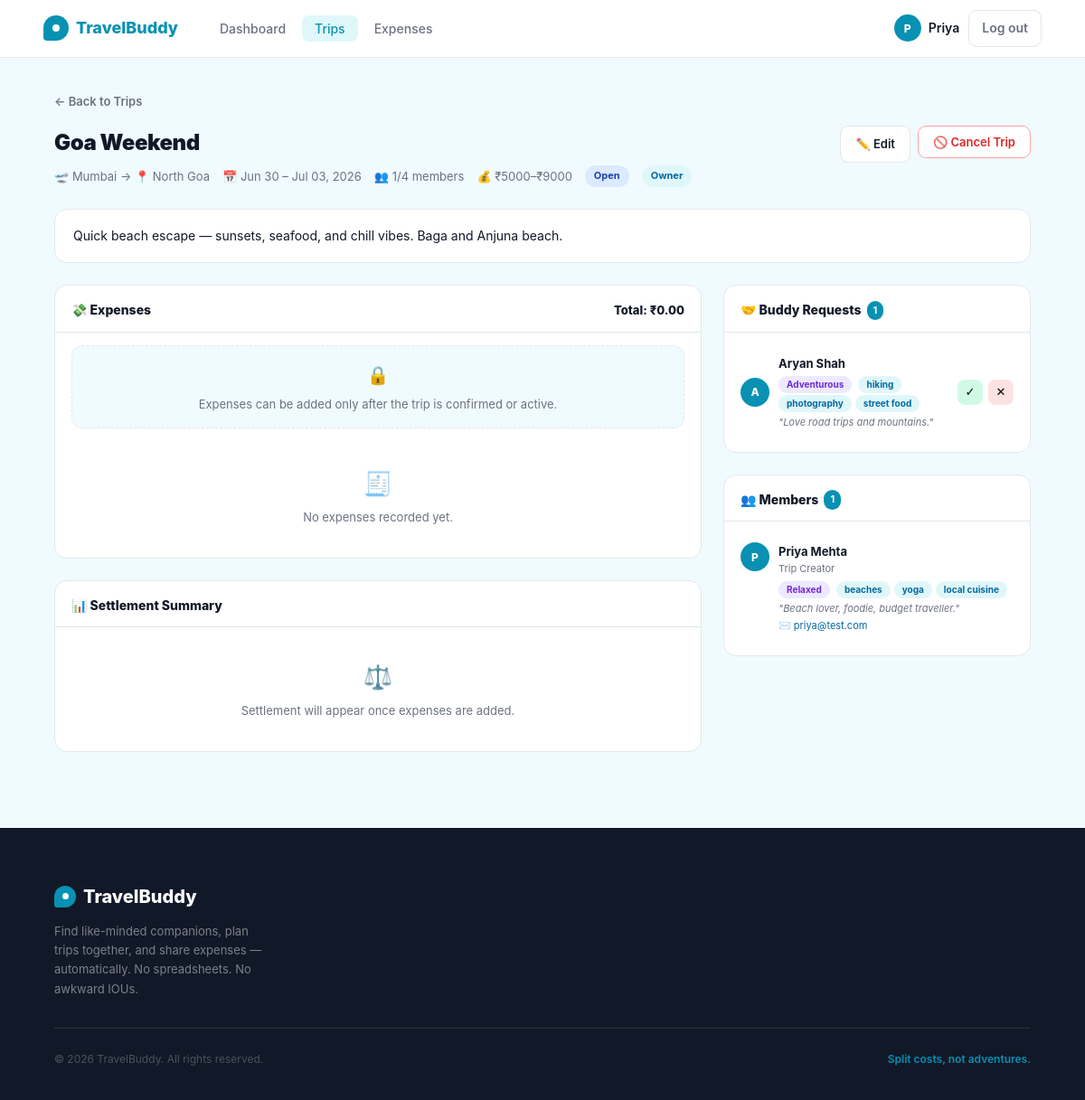
The page /trips/3 (signed in) on the database as committed earlier.
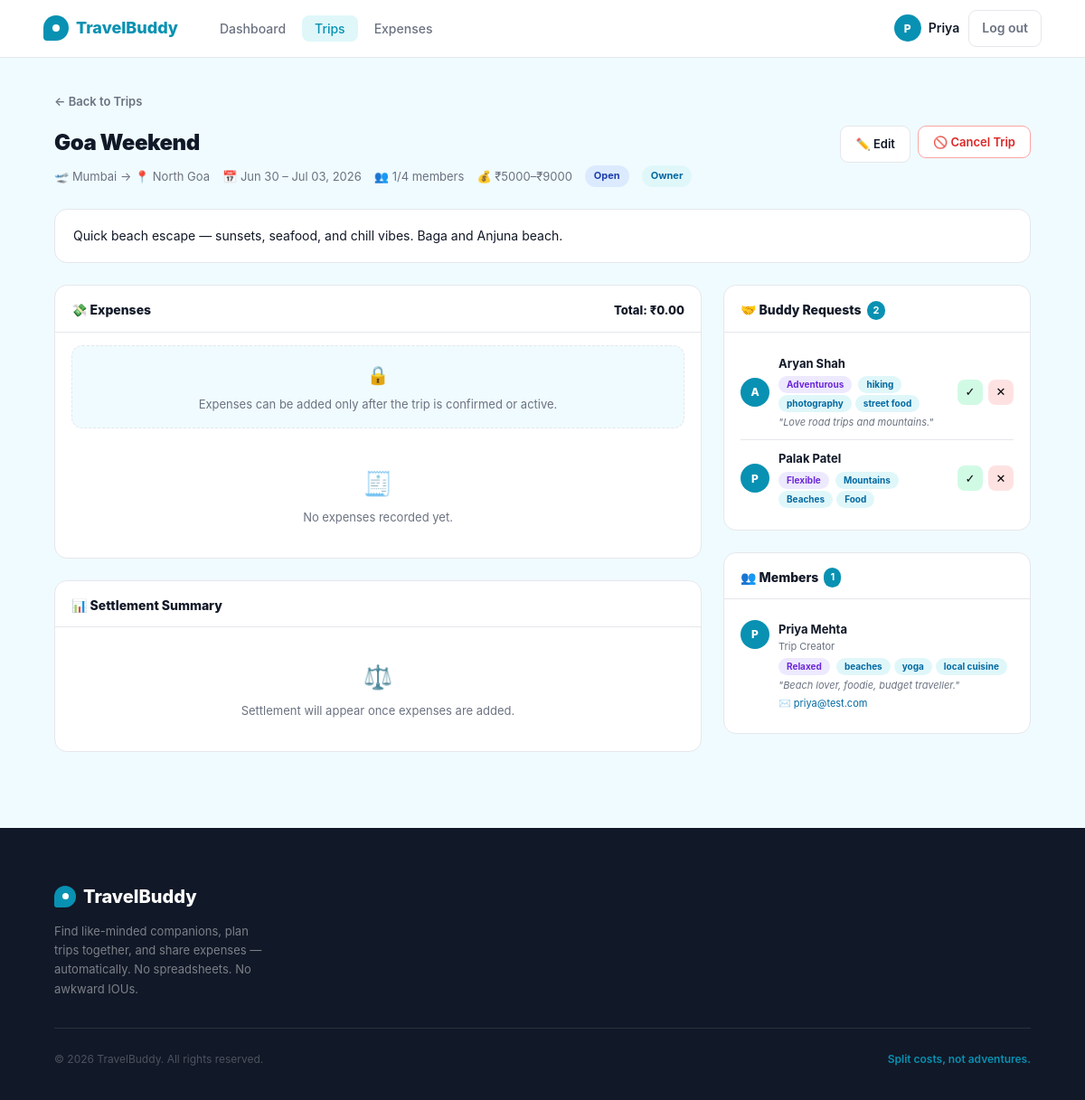
The same page on the database as committed later.
### app/models.py (models this page shows, shortened)
class TripMember(db.Model):
    __tablename__ = 'trip_members'
    __table_args__ = (
        db.Index('ix_trip_members_user_status', 'user_id', 'status'),
        db.Index('ix_trip_members_trip_status', 'trip_id', 'status'),
        db.UniqueConstraint('trip_id', 'user_id', name='uq_trip_member'),
    )
    id            = db.Column(db.Integer, primary_key=True)
    trip_id       = db.Column(db.Integer, db.ForeignKey('trips.id'), nullable=False)
    user_id       = db.Column(db.Integer, db.ForeignKey('users.id'), nullable=False)
    status        = db.Column(db.String(20), default='pending')  # pending, accepted, declined
    is_confirmed  = db.Column(db.Boolean, default=False, nullable=False)
    confirmed_at  = db.Column(db.DateTime, nullable=True)
    joined_at     = db.Column(db.DateTime, default=lambda: datetime.now(timezone.utc))
    trip = db.relationship('Trip', back_populates='members')
    user = db.relationship('User', back_populates='memberships')

class User(db.Model, UserMixin):
    __tablename__ = 'users'
    id             = db.Column(db.Integer, primary_key=True)
    name           = db.Column(db.String(100), nullable=False)
    email          = db.Column(db.String(150), unique=True, nullable=False)
    password_hash  = db.Column(db.String(255), nullable=False)
    travel_style   = db.Column(db.String(50), default='flexible')
    bio            = db.Column(db.Text, default='')
    interests      = db.Column(db.String(255), default='')
    phone          = db.Column(db.String(20), default='')
    created_at     = db.Column(db.DateTime, default=lambda: datetime.now(timezone.utc))
    api_key        = db.Column(db.String(64), unique=True, nullable=True, index=True)
    def interests_list(self):
        return [i.strip() for i in self.interests.split(',') if i.strip()] if self.interests else []
    owned_trips    = db.relationship('Trip', back_populates='owner', lazy='dynamic')
    memberships    = db.relationship('TripMember', back_populates='user', lazy='dynamic')
    expenses_paid  = db.relationship('Expense', back_populates='paid_by', lazy='dynamic')
    def get_phone(self) -> str:
        return _decrypt_contact(self.phone)
    def get_email(self) -> str:
        return _decrypt_contact(self.email)

### app/trips/routes.py (the view)
@trips.route('/trips/<int:trip_id>')
def detail(trip_id):
    if not current_user.is_authenticated:
        flash('Login to view full trip details and send a buddy request.', 'error')
        return redirect(url_for('auth.login', next=request.url))
    trip = db.get_or_404(Trip, trip_id)
    status_changed = False
    if trip.maybe_transition_to_awaiting():
        status_changed = True
    if trip.refresh_status():
        status_changed = True
    if status_changed:
        db.session.commit()
    is_owner = trip.owner_id == current_user.id
    membership = TripMember.query.filter_by(trip_id=trip.id, user_id=current_user.id).first()
    is_member = is_owner or (membership is not None and membership.status == 'accepted')
    pending_requests = []
    if is_owner:
        pending_requests = TripMember.query.filter_by(trip_id=trip.id, status='pending').all()
    expense_form = None
    if is_member:
        expense_form = ExpenseForm()
        expense_form.paid_by_id.choices = [(current_user.id, current_user.name)]
        if not expense_form.expense_date.data:
            expense_form.expense_date.data = date.today()
    expenses_list = trip.expenses.order_by(Expense.date.desc(), Expense.created_at.desc()).all()
    settlement_lookup = {}
    for s in trip.settlements.all():
        settlement_lookup[(s.payer_id, s.payee_id)] = s
    if is_member:
        _log_visible_contacts(trip, current_user.id)
        db.session.commit()
    contact_visible = {}
    if is_member:
        all_participant_ids = [trip.owner_id] + [m.user_id for m in trip.accepted_members()]
        for uid in all_participant_ids:
            contact_visible[uid] = trip.contact_visible_for(current_user.id, uid)
    return render_template('trips/detail.html',
        trip=trip,
        is_owner=is_owner,
        is_member=is_member,
        membership=membership,
        pending_requests=pending_requests,
        expense_form=expense_form,
        expenses_list=expenses_list,
        settlement=trip.settlement_summary(),
        settlements=trip.calculate_settlements(),
        settlement_lookup=settlement_lookup,
        contact_visible=contact_visible,
        today=date.today()
    )

### app/models.py (called while the page is built)
@login_manager.user_loader
def load_user(user_id):
    return db.session.get(User, int(user_id))

def _decrypt_contact(value: str) -> str:
    return value or ''

    @property
    def joining_closed(self):
        if self.status and self.status.upper() != 'OPEN':
            return True
        now_naive = datetime.utcnow()
        if self.join_deadline is not None:
            dl = self.join_deadline
            if dl.tzinfo is not None:
                dl = dl.replace(tzinfo=None)
            return now_naive >= dl
        return _date.today() >= (self.start_date - timedelta(days=1))

    @property
    def join_deadline_passed(self) -> bool:
        if self.join_deadline is None:
            return False
        now_naive = datetime.utcnow()
        dl = self.join_deadline
        if dl.tzinfo is not None:
            dl = dl.replace(tzinfo=None)
        return now_naive >= dl

    def is_open(self):
        return self.status and self.status.upper() == 'OPEN'

    def is_awaiting_confirmation(self):
        return self.status and self.status.upper() == 'AWAITING_CONFIRMATION'

    def is_confirmed(self):
        return self.status and self.status.upper() == 'CONFIRMED'

### app/templates/trips/detail.html (shortened to what the changed rows need)
{% extends "base.html" %}
{% block content %}
<div class="trip-page">
  <div class="trip-inner">
    <div class="trip-header">
      <div>
        <h1 class="trip-title">{{ trip.title }}</h1>
      </div>
    </div>
    <div class="trip-grid">
      <div class="right-col">
        {% if is_owner and pending_requests %}
        <div class="panel" id="buddy-requests">
          <div class="panel-head">
            <div class="panel-title">
              🤝 Buddy Requests
              <span class="panel-count">{{ pending_requests|length }}</span>
            </div>
          </div>
          <div class="panel-body">
            {% for req in pending_requests %}
            <div class="request-item">
              <div class="req-avatar">{{ req.user.name[0].upper() }}</div>
              <div class="req-info">
                <div class="req-name">{{ req.user.name }}</div>
                <div class="profile-meta">
                  <span class="profile-tag-style">{{ req.user.travel_style|capitalize }}</span>
                  {% for interest in req.user.interests_list() %}<span class="profile-tag-interest">{{ interest }}</span>{% endfor %}
                </div>
                {% if req.user.bio %}<div class="profile-bio">"{{ req.user.bio }}"</div>{% endif %}
              </div>
              <div class="req-actions">
                {% if trip.is_open() and not trip.joining_closed %}
                <form method="POST" action="{{ url_for('trips.accept_request', trip_id=trip.id, member_id=req.id) }}">
                  <button type="submit" class="btn-accept" title="Accept">✓</button>
                </form>
                {% endif %}
                <form method="POST" action="{{ url_for('trips.decline_request', trip_id=trip.id, member_id=req.id) }}">
                  <button type="submit" class="btn-decline" title="Decline">✕</button>
                </form>
              </div>
            </div>
            {% endfor %}
          </div>
        </div>
        {% endif %}
        <div class="panel">
          <div class="panel-body">
            <div class="member-item">
              <div>
                <div class="profile-meta">
                  <span class="profile-tag-style">{{ trip.owner.travel_style|capitalize }}</span>
                  {% for interest in trip.owner.interests_list() %}<span class="profile-tag-interest">{{ interest }}</span>{% endfor %}
                </div>
              </div>
            </div>
          </div>
        </div>
      </div>
    </div>
  </div>
</div>
{% endblock %}

Rows that differ between the two databases and show on the page:
added TripMember: user "P", user.name "Palak Patel", user.travel_style "Flexible", interests_list "Mountains" "Beaches" "Food"
Other text that changed with them:
{{ pending_requests|length }}: "1" → "2"
